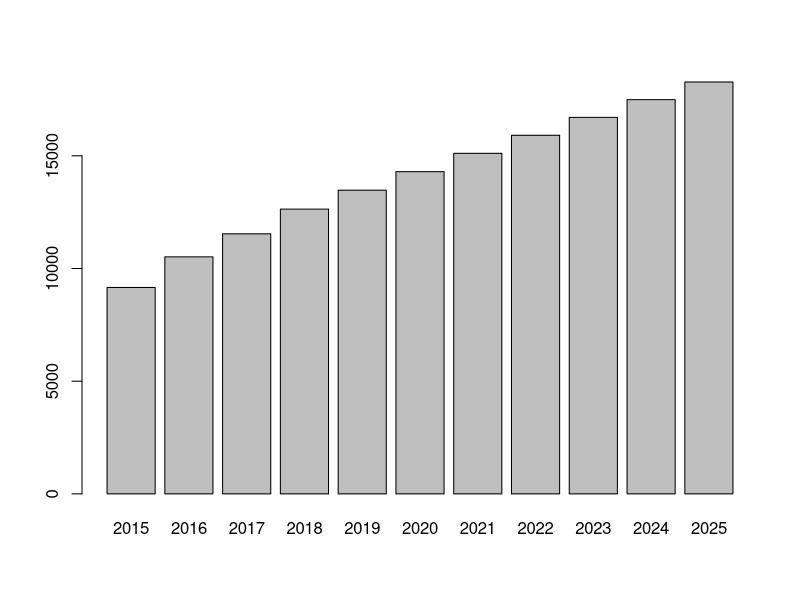
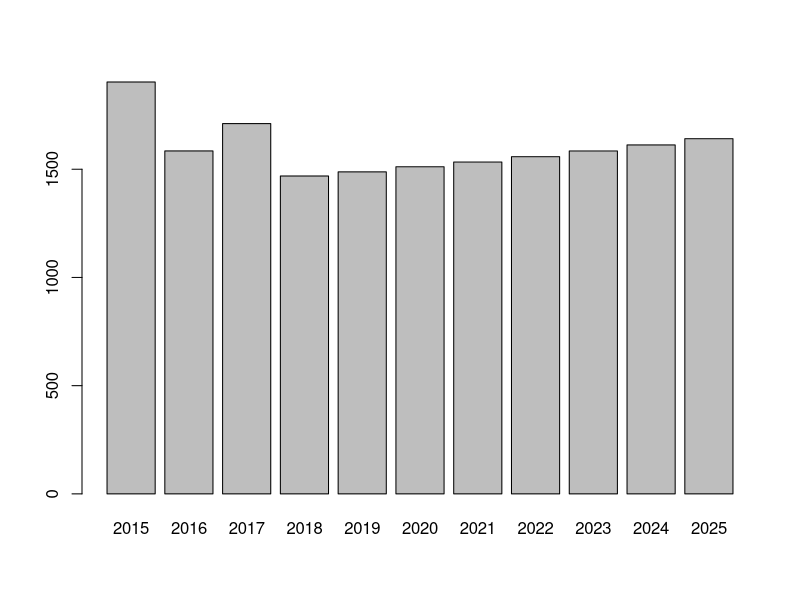
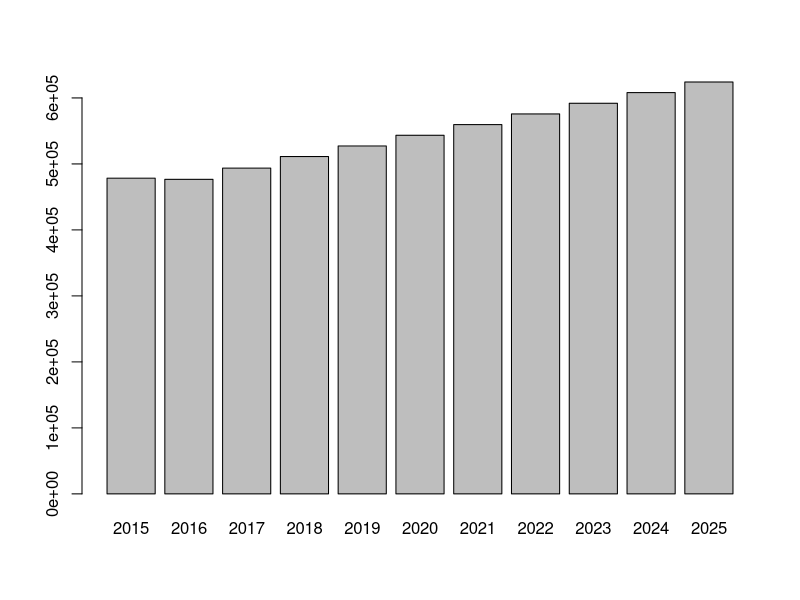
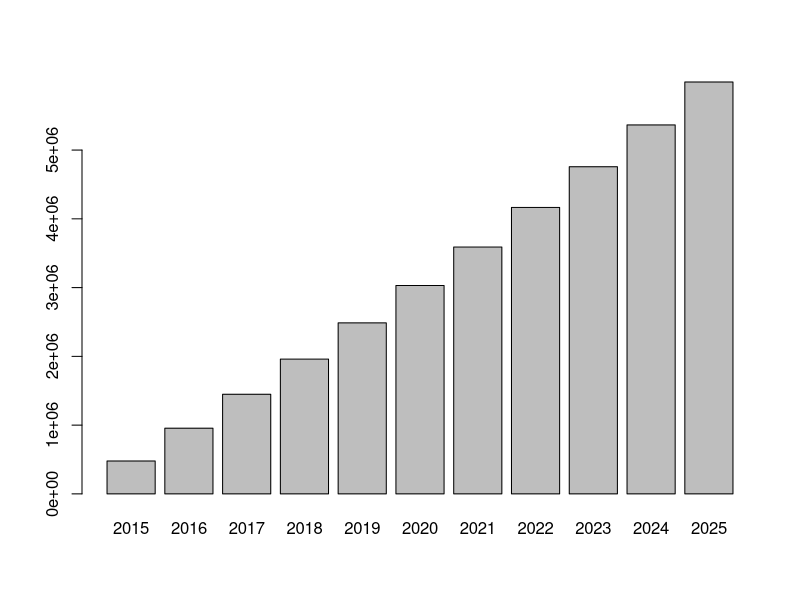
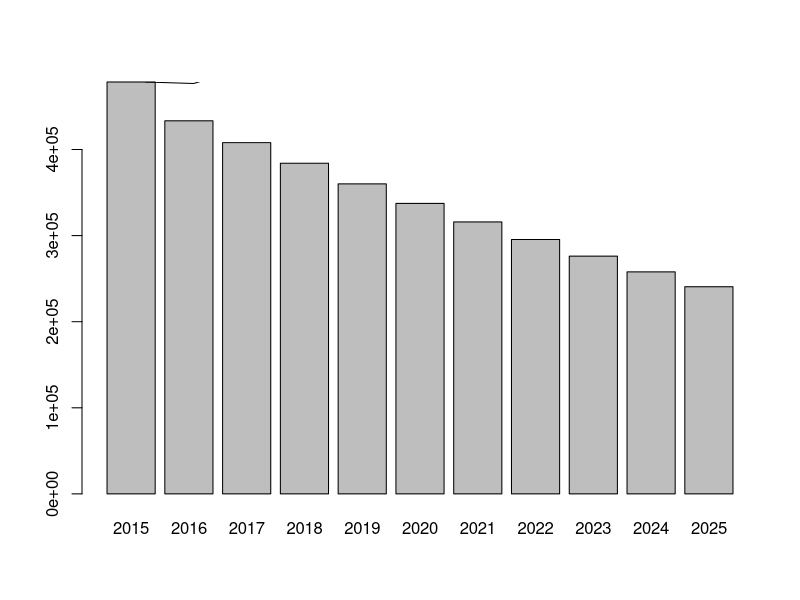
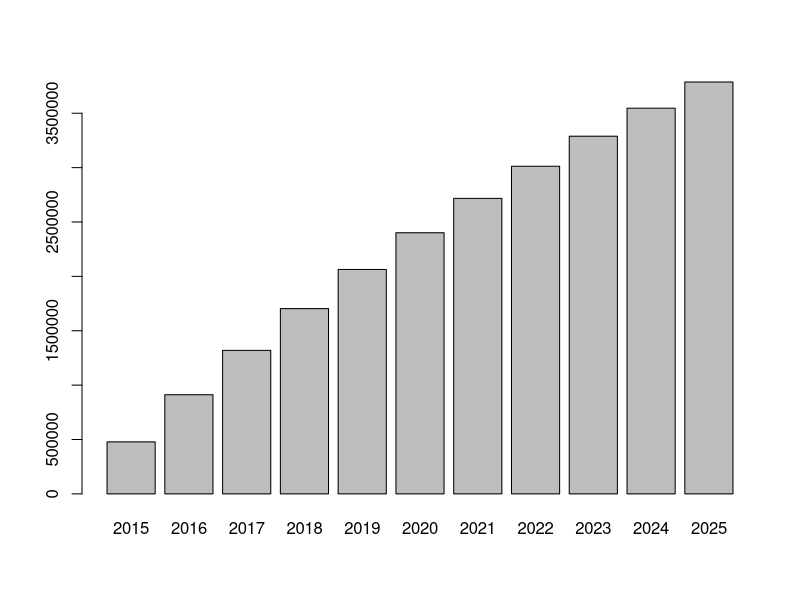

These charts were generated, in order, by the following R code:
# __________________________________________________________
# //////////////////////////////////////////////////////////
#
#    MODULE 4 - CUSTOMER LIFETIME VALUE
# __________________________________________________________
# //////////////////////////////////////////////////////////


# --- SEGMENT CUSTOMERS IN 2014 AND 2015 -------------------

#displays your working directory
getwd()
#sets directory
setwd("../DELL/projects/business_analytics")

# Load text file into local variable called 'data'
data = read.delim(file = 'purchases.txt', header = FALSE, sep = '\t', dec = '.')

# Add headers and interpret the last column as a date, extract year of purchase
colnames(data) = c('customer_id', 'purchase_amount', 'date_of_purchase')
data$date_of_purchase = as.Date(data$date_of_purchase, "%Y-%m-%d")
data$year_of_purchase = as.numeric(format(data$date_of_purchase, "%Y"))
data$days_since       = as.numeric(difftime(time1 = "2016-01-01",
                                            time2 = data$date_of_purchase,
                                            units = "days"))

# Invoke library to compute key marketing indicators using SQL language
library(sqldf)

# Segment customers in 2015
customers_2015 = sqldf("SELECT customer_id,
                               MIN(days_since) AS 'recency',
                               MAX(days_since) AS 'first_purchase',
                               COUNT(*) AS 'frequency',
                               AVG(purchase_amount) AS 'amount'
                        FROM data GROUP BY 1")
customers_2015$segment = "NA"
customers_2015$segment[which(customers_2015$recency > 365*3)] = "inactive"
customers_2015$segment[which(customers_2015$recency <= 365*3 & customers_2015$recency > 365*2)] = "cold"
customers_2015$segment[which(customers_2015$recency <= 365*2 & customers_2015$recency > 365*1)] = "warm"
customers_2015$segment[which(customers_2015$recency <= 365)] = "active"
customers_2015$segment[which(customers_2015$segment == "warm" & customers_2015$first_purchase <= 365*2)] = "new warm"
customers_2015$segment[which(customers_2015$segment == "warm" & customers_2015$amount < 100)] = "warm low value"
customers_2015$segment[which(customers_2015$segment == "warm" & customers_2015$amount >= 100)] = "warm high value"
customers_2015$segment[which(customers_2015$segment == "active" & customers_2015$first_purchase <= 365)] = "new active"
customers_2015$segment[which(customers_2015$segment == "active" & customers_2015$amount < 100)] = "active low value"
customers_2015$segment[which(customers_2015$segment == "active" & customers_2015$amount >= 100)] = "active high value"
customers_2015$segment = factor(x = customers_2015$segment, levels = c("inactive", "cold",
                                                                       "warm high value", "warm low value", "new warm",
                                                                       "active high value", "active low value", "new active"))

# Segment customers in 2014
customers_2014 = sqldf("SELECT customer_id,
                               MIN(days_since) - 365 AS 'recency',
                               MAX(days_since) - 365 AS 'first_purchase',
                               COUNT(*) AS 'frequency',
                               AVG(purchase_amount) AS 'amount'
                        FROM data
                        WHERE days_since > 365
                        GROUP BY 1")
customers_2014$segment = "NA"
customers_2014$segment[which(customers_2014$recency > 365*3)] = "inactive"
customers_2014$segment[which(customers_2014$recency <= 365*3 & customers_2014$recency > 365*2)] = "cold"
customers_2014$segment[which(customers_2014$recency <= 365*2 & customers_2014$recency > 365*1)] = "warm"
customers_2014$segment[which(customers_2014$recency <= 365)] = "active"
customers_2014$segment[which(customers_2014$segment == "warm" & customers_2014$first_purchase <= 365*2)] = "new warm"
customers_2014$segment[which(customers_2014$segment == "warm" & customers_2014$amount < 100)] = "warm low value"
customers_2014$segment[which(customers_2014$segment == "warm" & customers_2014$amount >= 100)] = "warm high value"
customers_2014$segment[which(customers_2014$segment == "active" & customers_2014$first_purchase <= 365)] = "new active"
customers_2014$segment[which(customers_2014$segment == "active" & customers_2014$amount < 100)] = "active low value"
customers_2014$segment[which(customers_2014$segment == "active" & customers_2014$amount >= 100)] = "active high value"
customers_2014$segment = factor(x = customers_2014$segment, levels = c("inactive", "cold",
                                                                       "warm high value", "warm low value", "new warm",
                                                                       "active high value", "active low value", "new active"))


# --- COMPUTE TRANSITION MATRIX ----------------------------


# Compute transition matrix
new_data = merge(x = customers_2014, y = customers_2015, by = "customer_id", all.x = TRUE)
head(new_data)
transition = table(new_data$segment.x, new_data$segment.y)
print(transition)

# Divide each row by its sum
transition = transition / rowSums(transition)
print(transition)


# --- USE TRANSITION MATRIX TO MAKE PREDICTIONS ------------


# Initialize a matrix with the number of customers in each segment today and after 10 periods
segments = matrix(nrow = 8, ncol = 11)
segments[, 1] = table(customers_2015$segment)
colnames(segments) = 2015:2025
row.names(segments) = levels(customers_2015$segment)
print(segments)

# Compute for each an every period
for (i in 2:11) {

   segments[, i] = segments[, i-1] %*% transition

   segments[8, i]=1000

}

# Plot inactive, active high value customers over time
barplot(segments[1, ])
barplot(segments[2, ])

# Display how segments will evolve over time
print(round(segments))


# --- COMPUTE THE (DISCOUNTED) CLV OF A DATABASE -----------


# Yearly revenue per segment
# This comes directly from module 2, lines 160-161
yearly_revenue = c(0, 0, 0, 0, 0, 323.57, 52.31, 79.17)

# Compute revenue per segment
revenue_per_segment = yearly_revenue * segments
print(revenue_per_segment)

# Compute yearly revenue
yearly_revenue = colSums(revenue_per_segment)
print(round(yearly_revenue))
barplot(yearly_revenue)

# Compute cumulated revenue
cumulated_revenue = cumsum(yearly_revenue)
print(round(cumulated_revenue))
barplot(cumulated_revenue)

# Create a discount factor
discount_rate = 0.10
discount = 1 / ((1 + discount_rate) ^ ((1:11) - 1))
print(discount)

# Compute discounted yearly revenue
disc_yearly_revenue = yearly_revenue * discount
print(round(disc_yearly_revenue))
barplot(disc_yearly_revenue)
lines(yearly_revenue)

# Compute discounted cumulated revenue
disc_cumulated_revenue = cumsum(disc_yearly_revenue)
print(round(disc_cumulated_revenue))
barplot(disc_cumulated_revenue)

# What is the database worth?
print(disc_cumulated_revenue[11] - yearly_revenue[1])
